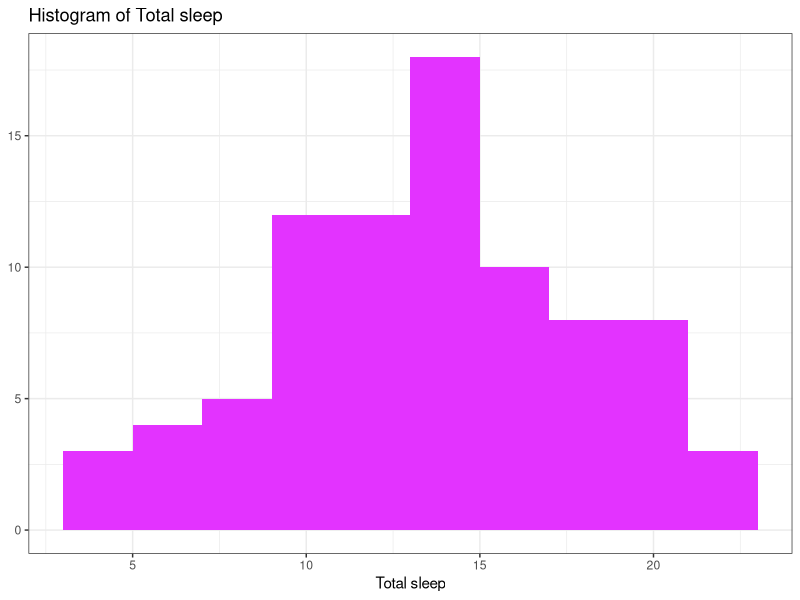

Source code (R):
## ---- chunk 1

#numeric variable, here we're just dealing with one variable 
library(tidyverse)
data()
names(msleep)
View(msleep)
msleep %>% 
  ggplot(aes(awake))+
  geom_histogram(binwidth = 2, fill = "#e333ff")+
  labs(x = "Total sleep", y = NULL, title = "Histogram of Total sleep")+
  theme_bw()

  


